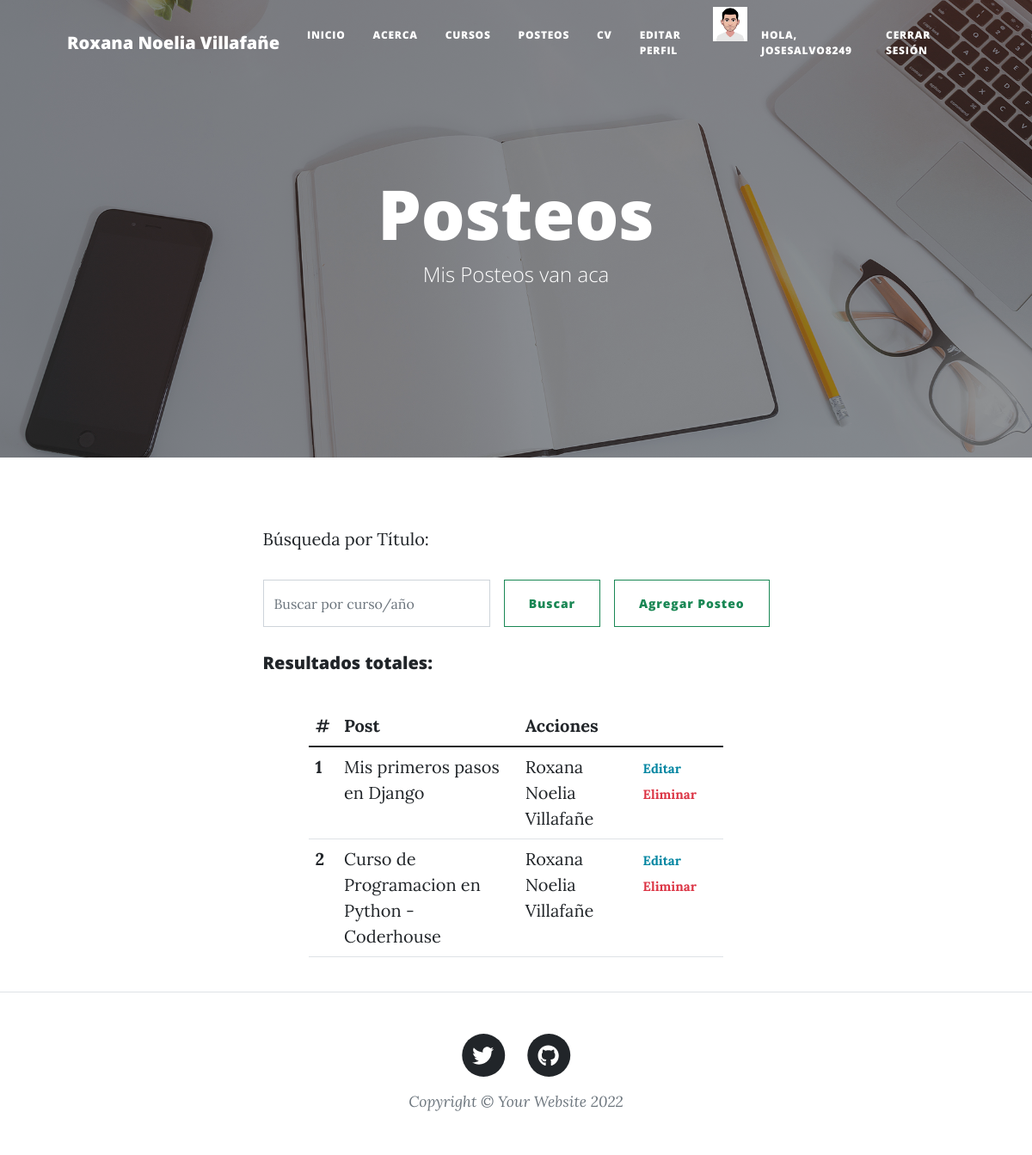
The page /posteos/ (signed in) on the database its author committed.
### blog/models.py (models this page shows, shortened)
class Avatar(models.Model):
    usuario = models.OneToOneField(User, on_delete=models.CASCADE)
    imagen = models.ImageField(upload_to='avatar/', blank=True, null=True)
    class Meta:
        verbose_name_plural = "Avatar"

class Posteo(models.Model):
    titulo = models.CharField("Título", max_length=200, blank=True, null=True)
    contenido = models.TextField("Contenido", blank=True, null=True)
    imagen = models.ImageField("Imagen", upload_to="blog_img/", blank=True, null=True)
    autor = models.CharField(max_length=50, blank=True, null=True)

### blog/views.py (the view)
# urls.py: path('posteos/', posteos, name="posteos"),
def posteos(request):
    if request.method == "POST":
        search = request.POST["search"]
        if search !="":
            posteos = Posteo.objects.filter( Q(titulo__icontains=search) | Q(autor__icontains=search)).values()
            return render(request, "blog/posteos.html", {"posteos":posteos, "search":True, "busqueda":search})
    posteos = Posteo.objects.all()
    return render(request, "blog/posteos.html", {"posteos":posteos})

### blog/templates/blog/posteos.html (shortened to what this page needs)
{% load static %}
<!DOCTYPE html>
<html lang="en">
    <head>
        <link href="{% static 'css/styles.css' %}" rel="stylesheet" />
    </head>
    <body>
        <nav class="navbar navbar-expand-lg navbar-light" id="mainNav">
            <div class="container px-4 px-lg-5">
                <a class="navbar-brand" href="{% url 'index' %}">Roxana Noelia Villafañe</a>
                <div class="collapse navbar-collapse" id="navbarResponsive">
                    <ul class="navbar-nav ms-auto py-4 py-lg-0">
                        <li class="nav-item"><a class="nav-link px-lg-3 py-3 py-lg-4" href="{% url 'index' %}">Inicio</a></li>
                        <li class="nav-item"><a class="nav-link px-lg-3 py-3 py-lg-4" href="{% url 'acerca' %}">Acerca</a></li>
                        <li class="nav-item"><a class="nav-link px-lg-3 py-3 py-lg-4" href="{% url 'cursos' %}">Cursos</a></li>
                        <li class="nav-item"><a class="nav-link px-lg-3 py-3 py-lg-4" href="{% url 'posteos' %}">Posteos</a></li>
                        <li class="nav-item"><a class="nav-link px-lg-3 py-3 py-lg-4" href="{% url 'cv' %}">CV</a></li>
                        {% if user.is_authenticated %}
                            <li class="nav-item"><a class="nav-link px-lg-3 py-3 py-lg-4" href="{% url 'editar_perfil' %}">Editar Perfil</a></li>
                                {% if user.avatar.imagen %}
                                    <img src="{{user.avatar.imagen.url}}" alt="" style="height: 40px; width: auto;">
                                {% endif%}
                            <li class="nav-item"><a class="nav-link px-lg-3 py-3 py-lg-4" href="">Hola, {{user.username}}</a></li>
                            <li class="nav-item"><a class="nav-link px-lg-3 py-3 py-lg-4" href="{% url 'logout' %}"> Cerrar Sesión</a></li>
                        {% else %}
                            <li class="nav-item"><a class="nav-link px-lg-3 py-3 py-lg-4" href="{% url 'login' %}">Iniciar Sesión</a></li>
                            <li class="nav-item"><a class="nav-link px-lg-3 py-3 py-lg-4" href="{% url 'register' %}">Registrate</a></li>
                        {% endif %}
                    </ul>
                </div>
            </div>
        </nav>
        <header class="masthead" style="background-image: url('assets/img/home-bg.jpg')">
            <div class="container position-relative px-4 px-lg-5">
                <div class="row gx-4 gx-lg-5 justify-content-center">
                    <div class="col-md-10 col-lg-8 col-xl-7">
                        <div class="site-heading">
                            <h1>Posteos</h1>
                            <span class="subheading">Mis Posteos van aca</span>
                        </div>
                    </div>
                </div>
            </div>
        </header>
        <main class="mb-4">
            <div class="container px-4 px-lg-5">
                <div class="row gx-4 gx-lg-5 justify-content-center">
                    <div class="col-md-10 col-lg-8 col-xl-7">
                        <p>Búsqueda por Título:</p>
                        <div class="row gx-5 justify-content-center">
                            <div class="col-lg-12">
                                <form class="d-flex my-2 my-lg-0" action="" method="post">
                                    <input class="flex-grow-0 form-control mr-sm-2" type="search" name="search" placeholder="Buscar por curso/año" aria-label="Search">
                                    <button class="btn btn-outline-success text-nowrap ms-3 my-2 my-sm-0" type="submit">  Buscar</button>
                                    <a class="btn btn-outline-success text-nowrap ms-3 my-2 my-sm-0" href="{% url 'agregar_posteo' %}">  Agregar Posteo</a>
                                </form>
                            </div>
                        </div>
                        <br>
                        <h5>Resultados
                            {% if search %}
                                para "{{busqueda}}":
                            {% else %}
                                totales:
                            {% endif %}
                        </h5>
                        <br>
                        <div class="row gx-5 justify-content-center">
                            <div class="col-lg-10 table-responsive">
                                <table class="table table-theme">
                                    <thead>
                                        <tr>
                                            <th scope="col">#</th>
                                            <th scope="col">Post</th>
                                            <th scope="col">Acciones</th>
                                        </tr>
                                    </thead>
                                    <tbody>
                                        {% for posteo in posteos %}
                                            <tr>
                                                <th scope="row">{{forloop.counter}}</th>
                                                <td>{{posteo.titulo}}</td>
                                                <td>{{posteo.autor}}</td>
                                                <td>
                                                    <a href="{% url 'editar_posteo' posteo.id %}" class="text-primary badge badge-primary text-decoration-none">  Editar</a>
                                                    <a href="{% url 'eliminar_posteo' posteo.id %}" class="text-danger badge badge-danger text-decoration-none">  Eliminar</a>
                                                </td>
                                            </tr>
                                        {% endfor %}
                                    </tbody>
                                </table>
                            </div>
                        </div>
                    </div>
                </div>
            </div>
        </main>
        <footer class="border-top">
            <div class="container px-4 px-lg-5">
                <div class="row gx-4 gx-lg-5 justify-content-center">
                    <div class="col-md-10 col-lg-8 col-xl-7">
                        <ul class="list-inline text-center">
                            <li class="list-inline-item">
                                <a href="https://twitter.com/data_datum">
                                    <span class="fa-stack fa-lg">
                                        <i class="fas fa-circle fa-stack-2x"></i>
                                        <i class="fab fa-twitter fa-stack-1x fa-inverse"></i>
                                    </span>
                                </a>
                            </li>
                            <li class="list-inline-item">
                                <a href="https://github.com/data-datum">
                                    <span class="fa-stack fa-lg">
                                        <i class="fas fa-circle fa-stack-2x"></i>
                                        <i class="fab fa-github fa-stack-1x fa-inverse"></i>
                                    </span>
                                </a>
                            </li>
                        </ul>
                        <div class="small text-center text-muted fst-italic">Copyright &copy; Your Website 2022</div>
                    </div>
                </div>
            </div>
        </footer>
    </body>
</html>

### rows shown on the page
Posteo: titulo "Mis primeros pasos en Django", autor "Roxana Noelia Villafañe"
Posteo: titulo "Curso de Programacion en Python - Coderhouse", autor "Roxana Noelia Villafañe"

### other values the page prints
{{ user.username }} "JOSESALVO8249"
